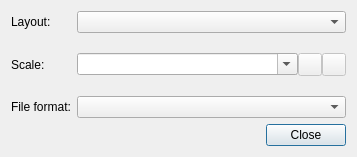
<?xml version="1.0" encoding="UTF-8"?>
<ui version="4.0">
 <class>InstantPrintDialog</class>
 <widget class="QDialog" name="InstantPrintDialog">
  <property name="geometry">
   <rect>
    <x>0</x>
    <y>0</y>
    <width>357</width>
    <height>157</height>
   </rect>
  </property>
  <property name="windowTitle">
   <string>Instant Print</string>
  </property>
  <property name="windowIcon">
   <iconset theme="printer">
    <normaloff>qgis-instantprint-plugin/ui</normaloff>qgis-instantprint-plugin/ui</iconset>
  </property>
  <layout class="QGridLayout" name="gridLayout">
   <item row="0" column="0">
    <widget class="QLabel" name="label_layout">
     <property name="text">
      <string>Layout:</string>
     </property>
    </widget>
   </item>
   <item row="0" column="1">
    <widget class="QComboBox" name="comboBox_layouts">
     <property name="editable">
      <bool>false</bool>
     </property>
    </widget>
   </item>
   <item row="1" column="0">
    <widget class="QLabel" name="label">
     <property name="text">
      <string>Scale:</string>
     </property>
    </widget>
   </item>
   <item row="2" column="0">
    <widget class="QLabel" name="label_fileformat">
     <property name="text">
      <string>File format:</string>
     </property>
    </widget>
   </item>
   <item row="2" column="1">
    <widget class="QComboBox" name="comboBox_fileformat"/>
   </item>
   <item row="3" column="0" colspan="2">
    <widget class="QDialogButtonBox" name="buttonBox">
     <property name="orientation">
      <enum>Qt::Horizontal</enum>
     </property>
     <property name="standardButtons">
      <set>QDialogButtonBox::Close</set>
     </property>
    </widget>
   </item>
   <item row="1" column="1">
    <widget class="QWidget" name="widget" native="true">
     <layout class="QHBoxLayout" name="horizontalLayout">
      <property name="spacing">
       <number>0</number>
      </property>
      <property name="leftMargin">
       <number>0</number>
      </property>
      <property name="topMargin">
       <number>0</number>
      </property>
      <property name="rightMargin">
       <number>0</number>
      </property>
      <property name="bottomMargin">
       <number>0</number>
      </property>
      <item>
       <widget class="QgsScaleComboBox" name="comboBox_scale">
        <property name="enabled">
         <bool>true</bool>
        </property>
        <property name="sizePolicy">
         <sizepolicy hsizetype="Expanding" vsizetype="Fixed">
          <horstretch>0</horstretch>
          <verstretch>0</verstretch>
         </sizepolicy>
        </property>
        <property name="editable">
         <bool>true</bool>
        </property>
       </widget>
      </item>
      <item>
       <widget class="QToolButton" name="deleteScale">
        <property name="enabled">
         <bool>false</bool>
        </property>
        <property name="text">
         <string/>
        </property>
       </widget>
      </item>
      <item>
       <widget class="QToolButton" name="addScale">
        <property name="enabled">
         <bool>false</bool>
        </property>
        <property name="text">
         <string/>
        </property>
       </widget>
      </item>
     </layout>
    </widget>
   </item>
  </layout>
 </widget>
 <customwidgets>
  <customwidget>
   <class>QgsScaleComboBox</class>
   <extends>QComboBox</extends>
   <header>qgis/gui.h</header>
  </customwidget>
 </customwidgets>
 <resources/>
 <connections>
  <connection>
   <sender>buttonBox</sender>
   <signal>accepted()</signal>
   <receiver>InstantPrintDialog</receiver>
   <slot>accept()</slot>
   <hints>
    <hint type="sourcelabel">
     <x>254</x>
     <y>198</y>
    </hint>
    <hint type="destinationlabel">
     <x>157</x>
     <y>205</y>
    </hint>
   </hints>
  </connection>
  <connection>
   <sender>buttonBox</sender>
   <signal>rejected()</signal>
   <receiver>InstantPrintDialog</receiver>
   <slot>reject()</slot>
   <hints>
    <hint type="sourcelabel">
     <x>257</x>
     <y>198</y>
    </hint>
    <hint type="destinationlabel">
     <x>263</x>
     <y>205</y>
    </hint>
   </hints>
  </connection>
 </connections>
</ui>
